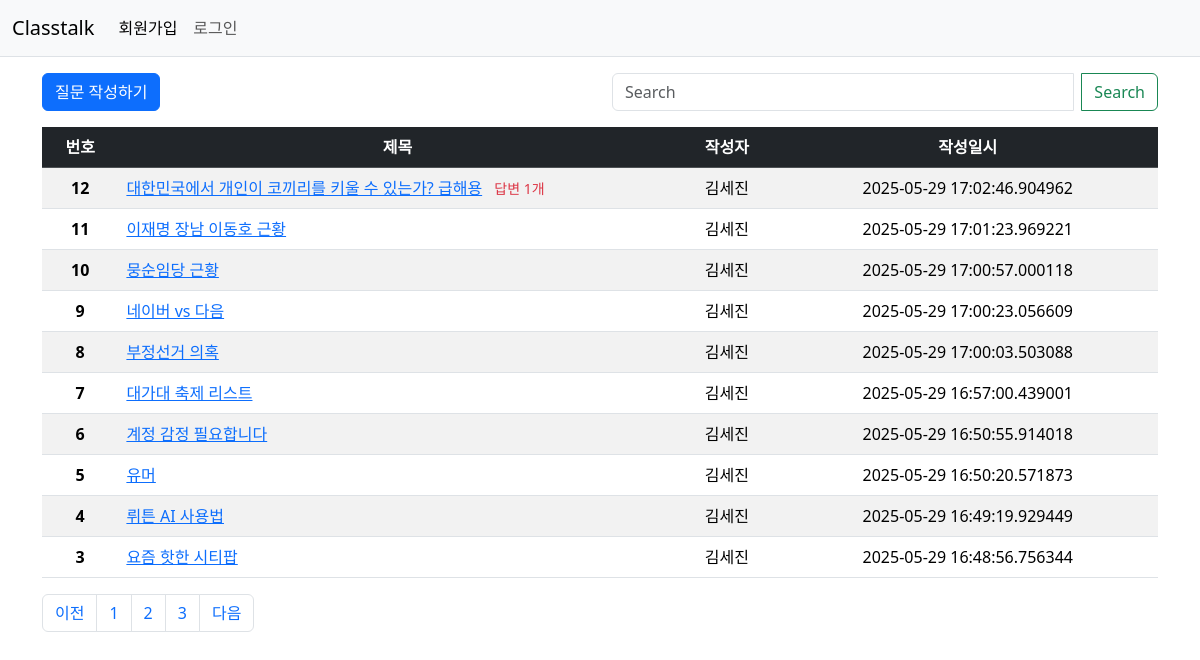
/question/list/?page=2, run on the app's committed database.
### classtalk/models.py (models this page shows)
class Question(db.Model):
    id = db.Column(db.Integer, primary_key=True)
    subject = db.Column(db.String(200), nullable=False)
    content = db.Column(db.Text(), nullable=False)
    create_date = db.Column(db.DateTime(), nullable=False)
    user_id = db.Column(db.Integer, db.ForeignKey('user.id', ondelete='CASCADE'), nullable=False)
    user = db.relationship('User', backref=db.backref('question_set'))
    modify_date = db.Column(db.DateTime(), nullable=True)
    is_anonymous = db.Column(db.Boolean, default=False)

class User(db.Model):
    id = db.Column(db.Integer, primary_key=True)
    username = db.Column(db.String(150), unique=True, nullable=False)
    password = db.Column(db.String(200), nullable=False)
    email = db.Column(db.String(120), unique=True, nullable=False)

### classtalk/views/question_views.py (the view, shortened to what this page needs)
@bp.route('/list/')
def _list():
    page = request.args.get('page', type=int, default=1)
    kw = request.args.get('kw', type=str, default='')
    question_list = Question.query.order_by(Question.create_date.desc())
    question_list = question_list.paginate(page=page, per_page=10)
    return render_template('question/question_list.html', question_list=question_list, page=page, kw=kw)

### classtalk/views/auth_views.py (called while the page is built)
@bp.before_app_request
def load_logged_in_user():
    user_id = session.get('user_id')
    if user_id is None:
        g.user = None
    else:
        g.user = User.query.get(user_id)

### classtalk/templates/question/question_list.html (shortened to what this page needs)
<!DOCTYPE html>
<html lang="en">
<head>
    <link href="https://cdn.jsdelivr.net/npm/bootstrap@5.3.5/dist/css/bootstrap.min.css" rel="stylesheet">
</head>
<body>
{% include "navbar.html" %}
<div class="container my-3">
    <div class="row my-3">
            <div class="col-6">
                <a href="{{ url_for('question.create') }}" class="btn btn-primary">질문 작성하기</a>
            </div>
            <div class="col-6">
                <div class="input-group">
                    <input type="text" id="search_kw" class="form-control me-2" value="{{ kw or '' }}" placeholder="Search" aria-label="Search"/>
                    <button class="btn btn-outline-success" type="submit" id="btn_search">Search</button>
                </div>
            </div>
        </div>
    <table class="table table-striped">
        <thead>
        <tr class="text-center table-dark">
            <th scope="col">번호</th>
            <th scope="col" style="width:50%">제목</th>
            <th scope="col">작성자</th>
            <th scope="col">작성일시</th>
        </tr>
        </thead>
    {% if question_list %}
      <tbody>
        {% for question in question_list.items %}
        <tr class="text-center">
            <th scope="row">{{ question_list.total - ((question_list.page-1) * question_list.per_page) - loop.index0 }}</th>
            <td class="text-start">
                <a href="{{ url_for('question.detail', question_id=question.id) }}">{{ question.subject }}</a>
                {% if question.answer_set|length > 0 %}
                <span class="text-danger small mx-2">답변 {{ question.answer_set|length }}개</span>
                {% endif %}
            </td>
            <td>
                {% if question.is_anonymous %}
                    <span class="text-muted">익명</span>
                    <td>{{question.create_date}}</td>
                {% else %}
                    {{ question.user.username }}
                    <td>{{question.create_date}}</td>
                {% endif %}
            </td>
        </tr>
        {% endfor %}
      </tbody>
    </table>
    {% else %}
        <p>질문이 없습니다.</p>
    {% endif %}
    {% include "Pagenation.html" %}
</div>
</body>
</html>

### data on the page
Question: total "12", subject "대한민국에서 개인이 코끼리를 키울 수 있는가? 급해용", answer_set|length "1", user.username "김세진", create_date "2025-05-29 17:02:46.904962"
Question: total "11", subject "이재명 장남 이동호 근황", user.username "김세진", create_date "2025-05-29 17:01:23.969221"
Question: total "10", subject "뭉순임당 근황", user.username "김세진", create_date "2025-05-29 17:00:57.000118"
Question: total "9", subject "네이버 vs 다음", user.username "김세진", create_date "2025-05-29 17:00:23.056609"
Question: total "8", subject "부정선거 의혹", user.username "김세진", create_date "2025-05-29 17:00:03.503088"
Question: total "7", subject "대가대 축제 리스트", user.username "김세진", create_date "2025-05-29 16:57:00.439001"
Question: total "6", subject "계정 감정 필요합니다", user.username "김세진", create_date "2025-05-29 16:50:55.914018"
Question: total "5", subject "유머", user.username "김세진", create_date "2025-05-29 16:50:20.571873"
Question: total "4", subject "뤼튼 AI 사용법", user.username "김세진", create_date "2025-05-29 16:49:19.929449"
Question: total "3", subject "요즘 핫한 시티팝", user.username "김세진", create_date "2025-05-29 16:48:56.756344"

### other printed values
{{ page_num }} "1" "2" "3"
